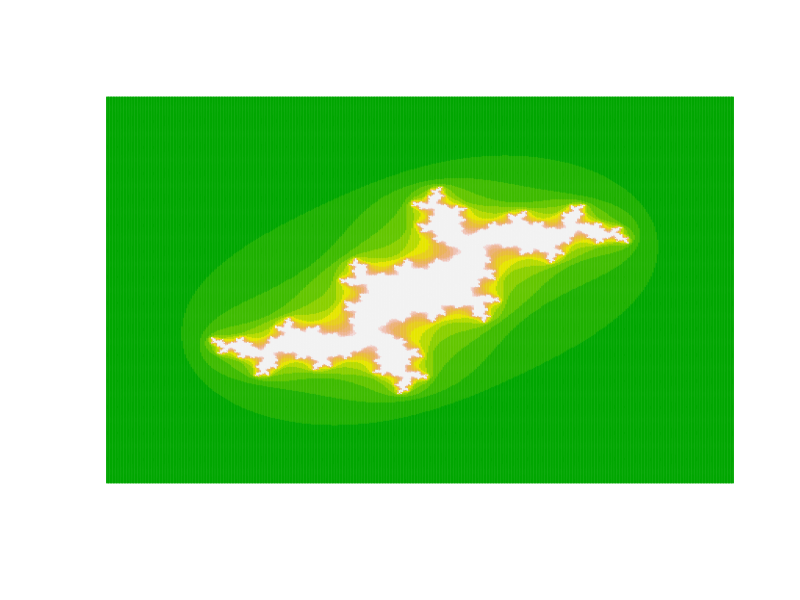

The R script that drew this image:
x=seq(-2,2,0.01)
iter=15
cl=terrain.colors(iter)
julia.point=complex(real=-0.2,imaginary=-0.8)
win.graph(width=20,height=20)
plot(0,type="l",xlim=c(-2,2),ylim=c(-2,2),ann=F,bty="n",xaxt="n",yaxt="n")
M=matrix(0,length(x),length(x))
for (a in 1:length(x)){
	for (b in 1:length(x))	{
		M[a,b]=complex(real=x[a],imaginary=x[b])	#przypisujemy wartosci poczatkowe
		for (k in 1:iter){	#iterujemy zgodnie ze wzorem
			M[a,b]=M[a,b]^2+julia.point
			if (Mod(M[a,b])>2){
				M[a,b]=k
				break
			}
			if (Mod(M[a,b])<2 && k==iter) M[a,b]=iter
		}
	}
}

for (a in 1:length(x)){
	for (b in 1:length(x)){
		points(x[a],x[b],type="p",pch=20,cex=0.1,col=cl[Re(M[a,b])])
	}
}
